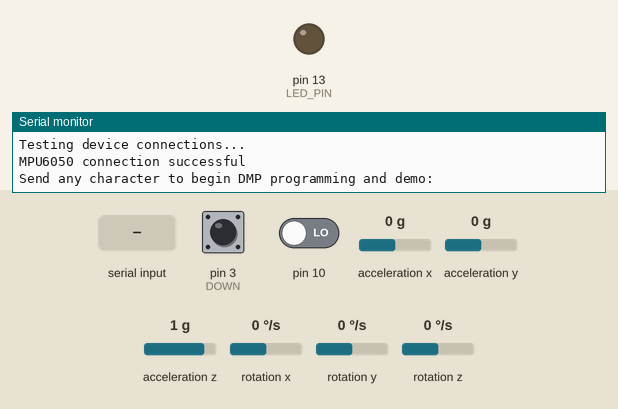
Simulated run of this sketch. Board: Arduino Leonardo, built with avr-gcc and run on an emulated ATmega32U4. Shown: output pins drawn as LEDs (lit = HIGH), the last lines printed to the serial monitor. Dashed ring = blinking. Inputs (shaded band) come from the test bench; at power-on: acceleration x 0 g, acceleration y 0 g, acceleration z 1 g, rotation z 0 °/s, pin 3 (DOWN) LOW, pin 10 LOW, rotation x 0 °/s, rotation y 0 °/s. The sensor or clock chip raises its interrupt line as the real part does.

Above: at 0.8 s.
0.9 s: "1\n" received over Serial
At 1.86 s:
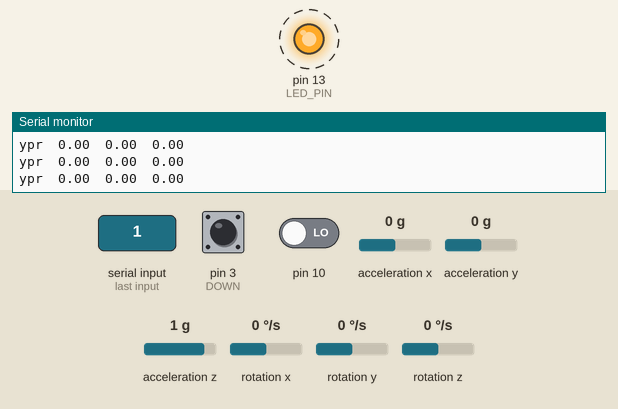
3.9 s: acceleration x set to -1.4 g
6.9 s: acceleration y set to -1.4 g
9.9 s: acceleration z set to -1.4 g
12.9 s: rotation z set to -100 °/s
15.9 s: acceleration z set to 1.4 g
Timing chart, 0 to 19.9 s (numbered marks = the images above; inputs shaded):
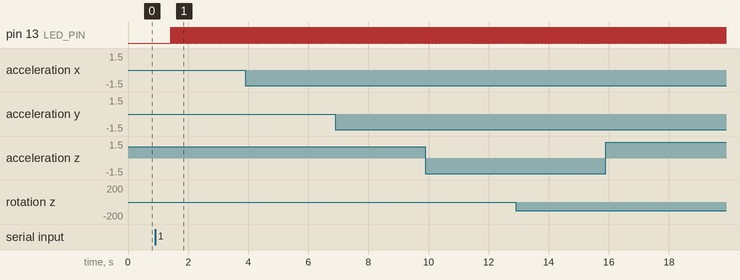

Measured:
- after the input at 0.9 s, pin 13 (LED_PIN): alternates HIGH for 0.01 s and LOW for 0.01 s, starting after 0.52 s

The sketch:

TriggerStick.ino
```cpp
// I2C device class (I2Cdev) demonstration Arduino sketch for MPU6050 class using DMP (MotionApps v2.0)
// 6/21/2012 by Jeff Rowberg <jeff@rowberg.net>
// Updates should (hopefully) always be available at https://github.com/jrowberg/i2cdevlib
//
// Changelog:
//      2013-05-08 - added seamless Fastwire support
//                 - added note about gyro calibration
//      2012-06-21 - added note about Arduino 1.0.1 + Leonardo compatibility error
//      2012-06-20 - improved FIFO overflow handling and simplified read process
//      2012-06-19 - completely rearranged DMP initialization code and simplification
//      2012-06-13 - pull gyro and accel data from FIFO packet instead of reading directly
//      2012-06-09 - fix broken FIFO read sequence and change interrupt detection to RISING
//      2012-06-05 - add gravity-compensated initial reference frame acceleration output
//                 - add 3D math helper file to DMP6 example sketch
//                 - add Euler output and Yaw/Pitch/Roll output formats
//      2012-06-04 - remove accel offset clearing for better results (thanks Sungon Lee)
//      2012-06-01 - fixed gyro sensitivity to be 2000 deg/sec instead of 250
//      2012-05-30 - basic DMP initialization working

/* ============================================
I2Cdev device library code is placed under the MIT license
Copyright (c) 2012 Jeff Rowberg

Permission is hereby granted, free of charge, to any person obtaining a copy
of this software and associated documentation files (the "Software"), to deal
in the Software without restriction, including without limitation the rights
to use, copy, modify, merge, publish, distribute, sublicense, and/or sell
copies of the Software, and to permit persons to whom the Software is
furnished to do so, subject to the following conditions:

The above copyright notice and this permission notice shall be included in
all copies or substantial portions of the Software.

THE SOFTWARE IS PROVIDED "AS IS", WITHOUT WARRANTY OF ANY KIND, EXPRESS OR
IMPLIED, INCLUDING BUT NOT LIMITED TO THE WARRANTIES OF MERCHANTABILITY,
FITNESS FOR A PARTICULAR PURPOSE AND NONINFRINGEMENT. IN NO EVENT SHALL THE
AUTHORS OR COPYRIGHT HOLDERS BE LIABLE FOR ANY CLAIM, DAMAGES OR OTHER
LIABILITY, WHETHER IN AN ACTION OF CONTRACT, TORT OR OTHERWISE, ARISING FROM,
OUT OF OR IN CONNECTION WITH THE SOFTWARE OR THE USE OR OTHER DEALINGS IN
THE SOFTWARE.
===============================================
*/

// I2Cdev and MPU6050 must be installed as libraries, or else the .cpp/.h files
// for both classes must be in the include path of your project
#include "I2Cdev.h"
#
#include <Debounce.h>

#include "MPU6050_6Axis_MotionApps20.h"
//#include "MPU6050.h" // not necessary if using MotionApps include file

// Arduino Wire library is required if I2Cdev I2CDEV_ARDUINO_WIRE implementation
// is used in I2Cdev.h
#if I2CDEV_IMPLEMENTATION == I2CDEV_ARDUINO_WIRE
    #include "Wire.h"
#endif

// class default I2C address is 0x68
// specific I2C addresses may be passed as a parameter here
// AD0 low = 0x68 (default for SparkFun breakout and InvenSense evaluation board)
// AD0 high = 0x69
MPU6050 mpu;
//MPU6050 mpu(0x69); // <-- use for AD0 high

/* =========================================================================
   NOTE: In addition to connection 3.3v, GND, SDA, and SCL, this sketch
   depends on the MPU-6050's INT pin being connected to the Arduino's
   external interrupt #0 pin. On the Arduino Uno and Mega 2560, this is
   digital I/O pin 2.
 * ========================================================================= */

/* =========================================================================
   NOTE: Arduino v1.0.1 with the Leonardo board generates a compile error
   when using Serial.write(buf, len). The Teapot output uses this method.
   The solution requires a modification to the Arduino USBAPI.h file, which
   is fortunately simple, but annoying. This will be fixed in the next IDE
   release. For more info, see these links:

   http://arduino.cc/forum/index.php/topic,109987.0.html
   http://code.google.com/p/arduino/issues/detail?id=958
 * ========================================================================= */


// uncomment "OUTPUT_READABLE_QUATERNION" if you want to see the actual
// quaternion components in a [w, x, y, z] format (not best for parsing
// on a remote host such as Processing or something though)
//#define OUTPUT_READABLE_QUATERNION

// uncomment "OUTPUT_READABLE_EULER" if you want to see Euler angles
// (in degrees) calculated from the quaternions coming from the FIFO.
// Note that Euler angles suffer from gimbal lock (for more info, see
// http://en.wikipedia.org/wiki/Gimbal_lock)
//#define OUTPUT_READABLE_EULER

// uncomment "OUTPUT_READABLE_YAWPITCHROLL" if you want to see the yaw/
// pitch/roll angles (in degrees) calculated from the quaternions coming
// from the FIFO. Note this also requires gravity vector calculations.
// Also note that yaw/pitch/roll angles suffer from gimbal lock (for
// more info, see: http://en.wikipedia.org/wiki/Gimbal_lock)
#define OUTPUT_READABLE_YAWPITCHROLL

// uncomment "OUTPUT_READABLE_REALACCEL" if you want to see acceleration
// components with gravity removed. This acceleration reference frame is
// not compensated for orientation, so +X is always +X according to the
// sensor, just without the effects of gravity. If you want acceleration
// compensated for orientation, us OUTPUT_READABLE_WORLDACCEL instead.
//#define OUTPUT_READABLE_REALACCEL

// uncomment "OUTPUT_READABLE_WORLDACCEL" if you want to see acceleration
// components with gravity removed and adjusted for the world frame of
// reference (yaw is relative to initial orientation, since no magnetometer
// is present in this case). Could be quite handy in some cases.
//#define OUTPUT_READABLE_WORLDACCEL

// uncomment "OUTPUT_TEAPOT" if you want output that matches the
// format used for the InvenSense teapot demo
//#define OUTPUT_TEAPOT

// DEFINE Buttons
#define TRIGGER 7
#define SHOULDER 6
#define RIGHT 5
#define LEFT 4
#define DOWN 3
#define UP 2

#define LED_PIN 13 // (Arduino is 13, Teensy is 11, Teensy++ is 6)
bool blinkState = false;

// MPU control/status vars
bool dmpReady = false;  // set true if DMP init was successful
uint8_t mpuIntStatus;   // holds actual interrupt status byte from MPU
uint8_t devStatus;      // return status after each device operation (0 = success, !0 = error)
uint16_t packetSize;    // expected DMP packet size (default is 42 bytes)
uint16_t fifoCount;     // count of all bytes currently in FIFO
uint8_t fifoBuffer[64]; // FIFO storage buffer

// orientation/motion vars
Quaternion q;           // [w, x, y, z]         quaternion container
VectorInt16 aa;         // [x, y, z]            accel sensor measurements
VectorInt16 aaReal;     // [x, y, z]            gravity-free accel sensor measurements
VectorInt16 aaWorld;    // [x, y, z]            world-frame accel sensor measurements
VectorFloat gravity;    // [x, y, z]            gravity vector
float euler[3];         // [psi, theta, phi]    Euler angle container
float ypr[3];           // [yaw, pitch, roll]   yaw/pitch/roll container and gravity vector

// packet structure for InvenSense teapot demo
uint8_t teapotPacket[14] = { '$', 0x02, 0,0, 0,0, 0,0, 0,0, 0x00, 0x00, '\r', '\n' };

//Initiate the Debounce Objects with 10ms debounce time
Debounce trigger = Debounce( 10 , TRIGGER );
Debounce shoulder = Debounce( 10 , SHOULDER );
Debounce right = Debounce( 10 , RIGHT );
Debounce left = Debounce( 10 , LEFT );
Debounce down = Debounce( 10 , DOWN );
Debounce up = Debounce( 10 , UP );

//Universal Pin Variables for storage of Pin State
boolean PTR = false;
boolean PSH = false;
boolean PRI = false;
boolean PLE = false;
boolean PDW = false;
boolean PPU = false;

// ================================================================
// ===               INTERRUPT DETECTION ROUTINE                ===
// ================================================================

volatile bool mpuInterrupt = false;     // indicates whether MPU interrupt pin has gone high
void dmpDataReady() {
    mpuInterrupt = true;
}


// ================================================================
// ===                      INITIAL SETUP                       ===
// ================================================================

void setup() {
    // join I2C bus (I2Cdev library doesn't do this automatically)
    #if I2CDEV_IMPLEMENTATION == I2CDEV_ARDUINO_WIRE
        Wire.begin();
        TWBR = 24; // 400kHz I2C clock (200kHz if CPU is 8MHz)
    #elif I2CDEV_IMPLEMENTATION == I2CDEV_BUILTIN_FASTWIRE
        Fastwire::setup(400, true);
    #endif

    // START THE BUTTONS
    pinMode(TRIGGER,INPUT);
    pinMode(SHOULDER,INPUT);
    pinMode(RIGHT,INPUT);
    pinMode(LEFT,INPUT);
    pinMode(DOWN,INPUT);
    pinMode(UP,INPUT);

    // initialize serial communication
    // (115200 chosen because it is required for Teapot Demo output, but it's
    // really up to you depending on your project)
    // Changed to 9600 for the BT Serial interface
    Serial.begin(9600);
    while (!Serial); // wait for Leonardo enumeration, others continue immediately

    // NOTE: 8MHz or slower host processors, like the Teensy @ 3.3v or Ardunio
    // Pro Mini running at 3.3v, cannot handle this baud rate reliably due to
    // the baud timing being too misaligned with processor ticks. You must use
    // 38400 or slower in these cases, or use some kind of external separate
    // crystal solution for the UART timer.

    // initialize device
    Serial.println(F("Initializing I2C devices..."));
    mpu.initialize();

    // verify connection
    Serial.println(F("Testing device connections..."));
    Serial.println(mpu.testConnection() ? F("MPU6050 connection successful") : F("MPU6050 connection failed"));

    // wait for ready
    Serial.println(F("\nSend any character to begin DMP programming and demo: "));
    while (Serial.available() && Serial.read()); // empty buffer
    while (!Serial.available());                 // wait for data
    while (Serial.available() && Serial.read()); // empty buffer again

    // load and configure the DMP
    Serial.println(F("Initializing DMP..."));
    devStatus = mpu.dmpInitialize();

    // supply your own gyro offsets here, scaled for min sensitivity
    mpu.setXGyroOffset(220);
    mpu.setYGyroOffset(76);
    mpu.setZGyroOffset(-85);
    mpu.setZAccelOffset(1788); // 1688 factory default for my test chip

    // make sure it worked (returns 0 if so)
    if (devStatus == 0) {
        // turn on the DMP, now that it's ready
        Serial.println(F("Enabling DMP..."));
        mpu.setDMPEnabled(true);

        // enable Arduino interrupt detection
        Serial.println(F("Enabling interrupt detection (Arduino external interrupt 0)..."));
        attachInterrupt(0, dmpDataReady, RISING);
        mpuIntStatus = mpu.getIntStatus();

        // set our DMP Ready flag so the main loop() function knows it's okay to use it
        Serial.println(F("DMP ready! Waiting for first interrupt..."));
        dmpReady = true;

        // get expected DMP packet size for later comparison
        packetSize = mpu.dmpGetFIFOPacketSize();
    } else {
        // ERROR!
        // 1 = initial memory load failed
        // 2 = DMP configuration updates failed
        // (if it's going to break, usually the code will be 1)
        Serial.print(F("DMP Initialization failed (code "));
        Serial.print(devStatus);
        Serial.println(F(")"));
    }

    // configure LED for output
    pinMode(LED_PIN, OUTPUT);
}


// ================================================================
// ===                    MAIN PROGRAM LOOP                     ===
// ================================================================

void loop() {
    // if programming failed, don't try to do anything
    if (!dmpReady) return;

    // Lets Update our Debounce objects
    trigger.update ( );
    shoulder.update ( );
    right.update ( );
    left.update ( );
    down.update ( );
    up.update ( );

    boolean TR = false;
    boolean SH = false;
    boolean RI = false;
    boolean LE = false;
    boolean DW = false;
    boolean PU = false;

    //Lets check the values and send to the "Droid"
    // We want Android to do the heavy listing here
    // It has more processing power and can be multithreaded
    if( trigger.read() == true && PTR == false){
	TR = true;
        PTR = TR;
    }
    if( shoulder.read() == true && PSH == false){
	SH = true;
        PSH = SH;
    }
    if( right.read() == true && PRI == false){
	RI = true;
        PRI = RI;
    }
    if( left.read() == true && PLE == false){
	LE = true;
        PLE = LE;
    }
    if( down.read() == true && PDW == false){
	DW = true;
        PDW = DW;
    }
    if( up.read() == true && PPU == false){
	PU = true;
        PPU = PU;
    }

    /// DID YOU CHANGE BACK TO NORMAL?
    if( trigger.read() == true && PTR == true){
	TR = false;
        PTR = TR;
    }
    if( shoulder.read() == true && PSH == true){
	SH = false;
        PSH = SH;
    }
    if( right.read() == true && PRI == true){
	RI = false;
        PRI = RI;
    }
    if( left.read() == true && PLE == true){
	LE = false;
        PLE = LE;
    }
    if( down.read() == true && PDW == true){
	DW = false;
        PDW = DW;
    }
    if( up.read() == true && PPU == true){
	PU = false;
        PPU = PU;
    }

    //COMBO KEYS!!!!
    if (TR == true && PU ==true){
        Serial.println("HOME");
    }
    else if (TR == true && DW == true){
        Serial.println("SEARCH");
    }
    else if (TR == true && LE ==true){
        Serial.println("BACK");
    }
    else if (TR == true && RI ==true){
        Serial.println("MENU");
    }
    else if (SH == true && PU ==true){
        Serial.println("SWITCH");
    }
    else if (PU ==true && SH == false && TR == false ){
        Serial.println("UP");
    }
    else if (DW ==true && SH == false && TR == false ){
        Serial.println("DOWN");
    }
    else if (LE ==true && SH == false && TR == false ){
        Serial.println("LEFT");
    }
    else if (RI == true && SH == false && TR == false ){
        Serial.println("RIGHT");
    }


    // wait for MPU interrupt or extra packet(s) available
    while (!mpuInterrupt && fifoCount < packetSize) {
        // other program behavior stuff here
        // .
        // .
        // .
        // if you are really paranoid you can frequently test in between other
        // stuff to see if mpuInterrupt is true, and if so, "break;" from the
        // while() loop to immediately process the MPU data
        // .
        // .
        // .
    }

    // reset interrupt flag and get INT_STATUS byte
    mpuInterrupt = false;
    mpuIntStatus = mpu.getIntStatus();

    // get current FIFO count
    fifoCount = mpu.getFIFOCount();

    // check for overflow (this should never happen unless our code is too inefficient)
    if ((mpuIntStatus & 0x10) || fifoCount == 1024) {
        // reset so we can continue cleanly
        mpu.resetFIFO();
        Serial.println(F("FIFO overflow!"));

    // otherwise, check for DMP data ready interrupt (this should happen frequently)
    } else if (mpuIntStatus & 0x02) {
        // wait for correct available data length, should be a VERY short wait
        while (fifoCount < packetSize) fifoCount = mpu.getFIFOCount();

        // read a packet from FIFO
        mpu.getFIFOBytes(fifoBuffer, packetSize);

        // track FIFO count here in case there is > 1 packet available
        // (this lets us immediately read more without waiting for an interrupt)
        fifoCount -= packetSize;

        #ifdef OUTPUT_READABLE_QUATERNION
            // display quaternion values in easy matrix form: w x y z
            mpu.dmpGetQuaternion(&q, fifoBuffer);
            Serial.print("quat\t");
            Serial.print(q.w);
            Serial.print("\t");
            Serial.print(q.x);
            Serial.print("\t");
            Serial.print(q.y);
            Serial.print("\t");
            Serial.println(q.z);
        #endif

        #ifdef OUTPUT_READABLE_EULER
            // display Euler angles in degrees
            mpu.dmpGetQuaternion(&q, fifoBuffer);
            mpu.dmpGetEuler(euler, &q);
            Serial.print("euler\t");
            Serial.print(euler[0] * 180/M_PI);
            Serial.print("\t");
            Serial.print(euler[1] * 180/M_PI);
            Serial.print("\t");
            Serial.println(euler[2] * 180/M_PI);
        #endif

        #ifdef OUTPUT_READABLE_YAWPITCHROLL
            // display Euler angles in degrees
            mpu.dmpGetQuaternion(&q, fifoBuffer);
            mpu.dmpGetGravity(&gravity, &q);
            mpu.dmpGetYawPitchRoll(ypr, &q, &gravity);
            Serial.print("ypr\t");
            Serial.print(ypr[0] * 180/M_PI);
            Serial.print("\t");
            Serial.print(ypr[1] * 180/M_PI);
            Serial.print("\t");
            Serial.println(ypr[2] * 180/M_PI);
        #endif

        #ifdef OUTPUT_READABLE_REALACCEL
            // display real acceleration, adjusted to remove gravity
            mpu.dmpGetQuaternion(&q, fifoBuffer);
            mpu.dmpGetAccel(&aa, fifoBuffer);
            mpu.dmpGetGravity(&gravity, &q);
            mpu.dmpGetLinearAccel(&aaReal, &aa, &gravity);
            Serial.print("areal\t");
            Serial.print(aaReal.x);
            Serial.print("\t");
            Serial.print(aaReal.y);
            Serial.print("\t");
            Serial.println(aaReal.z);
        #endif

        #ifdef OUTPUT_READABLE_WORLDACCEL
            // display initial world-frame acceleration, adjusted to remove gravity
            // and rotated based on known orientation from quaternion
            mpu.dmpGetQuaternion(&q, fifoBuffer);
            mpu.dmpGetAccel(&aa, fifoBuffer);
            mpu.dmpGetGravity(&gravity, &q);
            mpu.dmpGetLinearAccel(&aaReal, &aa, &gravity);
            mpu.dmpGetLinearAccelInWorld(&aaWorld, &aaReal, &q);
            Serial.print("aworld\t");
            Serial.print(aaWorld.x);
            Serial.print("\t");
            Serial.print(aaWorld.y);
            Serial.print("\t");
            Serial.println(aaWorld.z);
        #endif

        #ifdef OUTPUT_TEAPOT
            // display quaternion values in InvenSense Teapot demo format:
            teapotPacket[2] = fifoBuffer[0];
            teapotPacket[3] = fifoBuffer[1];
            teapotPacket[4] = fifoBuffer[4];
            teapotPacket[5] = fifoBuffer[5];
            teapotPacket[6] = fifoBuffer[8];
            teapotPacket[7] = fifoBuffer[9];
            teapotPacket[8] = fifoBuffer[12];
            teapotPacket[9] = fifoBuffer[13];
            Serial.write(teapotPacket, 14);
            teapotPacket[11]++; // packetCount, loops at 0xFF on purpose
        #endif

        // blink LED to indicate activity
        blinkState = !blinkState;
        digitalWrite(LED_PIN, blinkState);
    }
}
```
